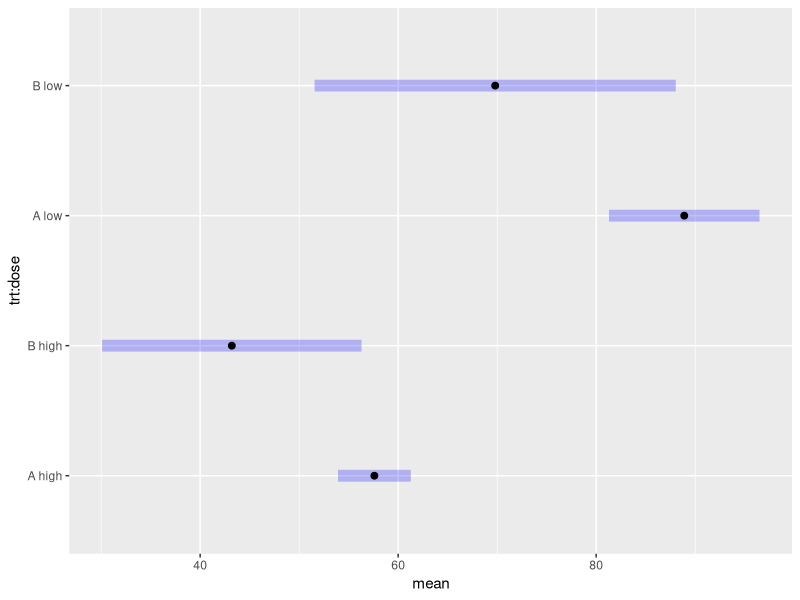

Write the R code that produced this figure.
library(emmeans)


### Name: emmobj
### Title: Construct an 'emmGrid' object from scratch
### Aliases: emmobj

### ** Examples

# Given summary statistics for 4 cells in a 2 x 2 layout, obtain 
# marginal means and comparisons thereof. Assume heteroscedasticity
# and use the Satterthwaite method
levels <- list(trt = c("A", "B"), dose = c("high", "low"))
ybar <- c(57.6, 43.2, 88.9, 69.8)
s <-    c(12.1, 19.5, 22.8, 43.2)
n <-    c(44,   11,   37,   24)
se2 = s^2 / n
Satt.df <- function(x, dfargs)
    sum(x * dfargs$v)^2 / sum((x * dfargs$v)^2 / (dfargs$n - 1))
    
expt.rg <- emmobj(bhat = ybar, V = diag(se2),
    levels = levels, linfct = diag(c(1, 1, 1, 1)),
    df = Satt.df, dfargs = list(v = se2, n = n), estName = "mean")
plot(expt.rg)

( trt.emm <- emmeans(expt.rg, "trt") )
( dose.emm <- emmeans(expt.rg, "dose") )

rbind(pairs(trt.emm), pairs(dose.emm), adjust = "mvt")
